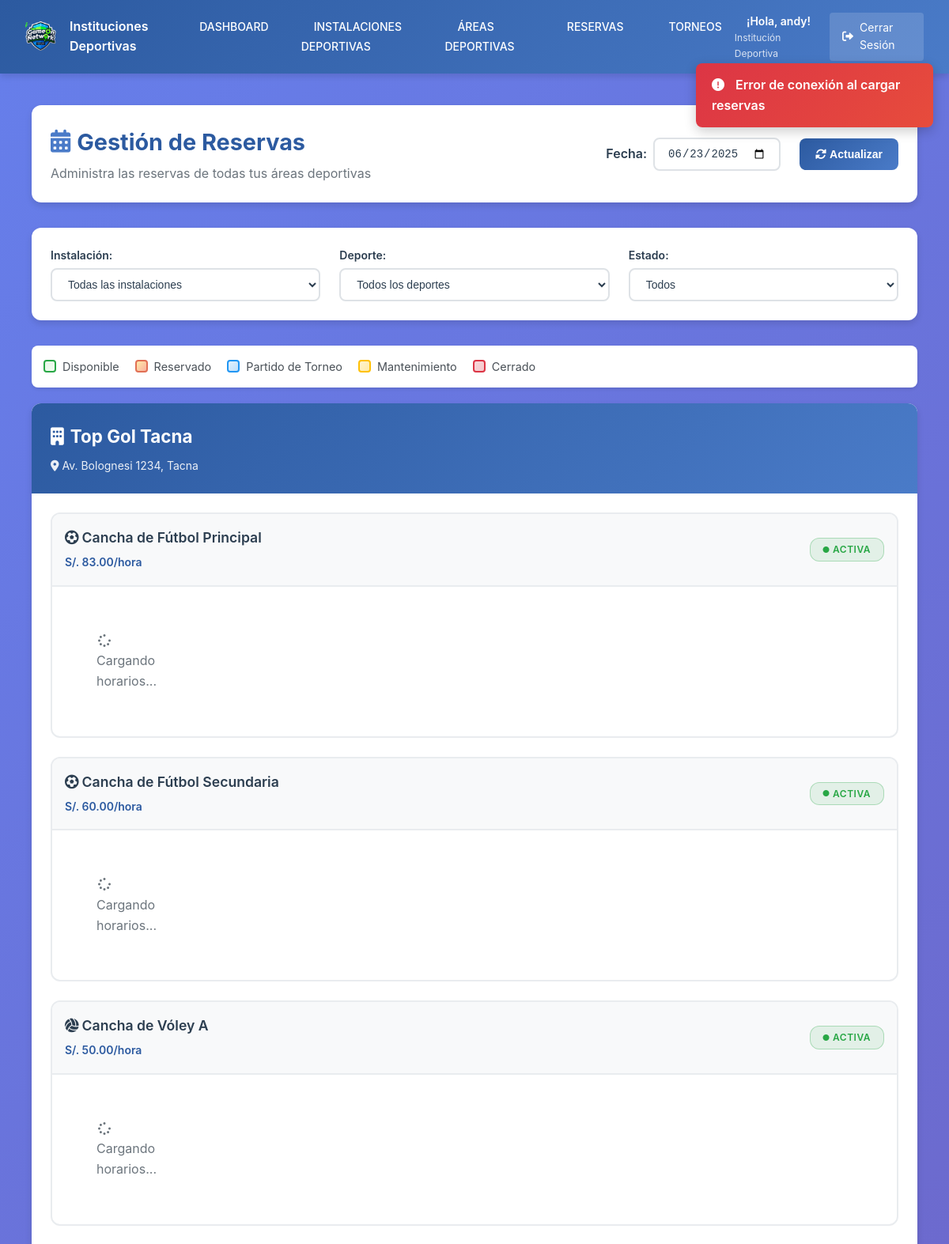
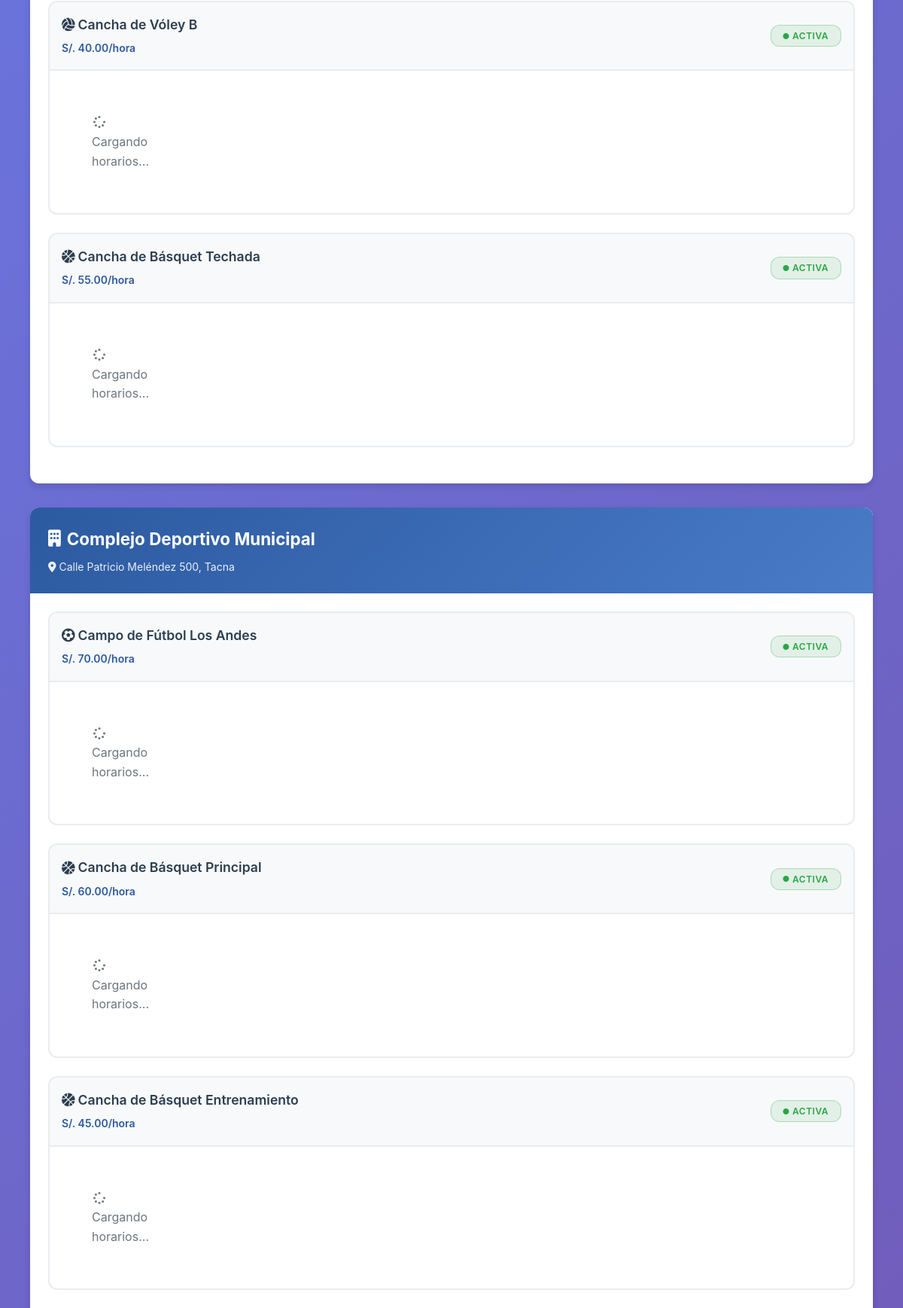
The page /Views/UserInsD/reservas.php (signed in, upper part) on the database its author committed (2 pictures, top to bottom).
### tables this page shows
CREATE TABLE IF NOT EXISTS `instituciones_deportivas` (
  `id` int NOT NULL AUTO_INCREMENT,
  `usuario_instalacion_id` int NOT NULL,
  `nombre` varchar(100) NOT NULL,
  `direccion` varchar(200) NOT NULL,
  `latitud` decimal(10,8) NOT NULL,
  `longitud` decimal(11,8) NOT NULL,
  `imagen` varchar(255) DEFAULT NULL,
  `tarifa` decimal(10,2) NOT NULL,
  `calificacion` decimal(3,2) DEFAULT '0.00',
  `telefono` varchar(20) NOT NULL,
  `email` varchar(100) NOT NULL,
  `descripcion` text,
  `estado` tinyint(1) NOT NULL DEFAULT '1',
  `creado_en` timestamp NOT NULL DEFAULT CURRENT_TIMESTAMP,
  PRIMARY KEY (`id`),
  KEY `usuario_instalacion_id` (`usuario_instalacion_id`),
  CONSTRAINT `instituciones_deportivas_ibfk_1` FOREIGN KEY (`usuario_instalacion_id`) REFERENCES `usuarios_instalaciones` (`id`) ON DELETE CASCADE
);

CREATE TABLE IF NOT EXISTS `areas_deportivas` (
  `id` int NOT NULL AUTO_INCREMENT,
  `institucion_deportiva_id` int NOT NULL,
  `deporte_id` int NOT NULL,
  `nombre_area` varchar(100) NOT NULL,
  `descripcion` text,
  `capacidad_jugadores` int DEFAULT NULL,
  `tarifa_por_hora` decimal(10,2) NOT NULL,
  `estado` enum('activa','mantenimiento','inactiva') DEFAULT 'activa',
  `imagen_area` varchar(255) DEFAULT NULL,
  `creado_en` timestamp NOT NULL DEFAULT CURRENT_TIMESTAMP,
  PRIMARY KEY (`id`),
  KEY `institucion_deportiva_id` (`institucion_deportiva_id`),
  KEY `deporte_id` (`deporte_id`),
  CONSTRAINT `areas_deportivas_ibfk_1` FOREIGN KEY (`institucion_deportiva_id`) REFERENCES `instituciones_deportivas` (`id`) ON DELETE CASCADE,
  CONSTRAINT `areas_deportivas_ibfk_2` FOREIGN KEY (`deporte_id`) REFERENCES `deportes` (`id`) ON DELETE CASCADE
);

### Models/InsDeporModel.php (called while the page is built, shortened)
<?php
require_once __DIR__ . '/../Config/database.php';
class InsDeporModel {
    private $conn;
    public function __construct() {
        $database = new Database();
        $this->conn = $database->getConnection();
    }
    public function getCalificacionPromedioInstalacion($instalacionId) {
        $query = "SELECT COUNT(*) as total_areas FROM areas_deportivas WHERE institucion_deportiva_id = ? AND estado = 'activa'";
        $stmt = $this->conn->prepare($query);
        $stmt->bind_param("i", $instalacionId);
        $stmt->execute();
        $result = $stmt->get_result();
        $data = $result->fetch_assoc();
        $totalAreas = $data['total_areas'];
        $calificacionSimulada = min(5.0, 3.5 + ($totalAreas * 0.3));
        return round($calificacionSimulada, 1);
    }
    public function getInstalacionesPorUsuario($usuarioInstalacionId) {
        $query = "SELECT id.*,
                         (SELECT COUNT(*) FROM areas_deportivas ad WHERE ad.institucion_deportiva_id = id.id AND ad.estado = 'activa') as total_areas,
                         (SELECT AVG(ad.tarifa_por_hora) FROM areas_deportivas ad WHERE ad.institucion_deportiva_id = id.id AND ad.estado = 'activa') as tarifa_promedio
                  FROM instituciones_deportivas id
                  WHERE id.usuario_instalacion_id = ? AND id.estado = 1";
        $stmt = $this->conn->prepare($query);
        $stmt->bind_param("i", $usuarioInstalacionId);
        $stmt->execute();
        $result = $stmt->get_result();
        $instalaciones = $this->fetchAllAssoc($result);
        foreach ($instalaciones as &$instalacion) {
            $instalacion['calificacion'] = $this->getCalificacionPromedioInstalacion($instalacion['id']);
        }
        return $instalaciones;
    }
    private function fetchAllAssoc($result) {
        $rows = [];
        if ($result) {
            while ($row = $result->fetch_assoc()) {
                $rows[] = $row;
            }
        }
        return $rows;
    }
}
?>

### Config/database.php (called while the page is built, shortened)
<?php
class Database {
    private $host;
    private $db_name;
    private $username;
    private $password;
    private $port;
    public function __construct() {
        if (isset($_ENV['MYSQL_HOST']) || getenv('MYSQL_HOST')) {
            $this->host = $_ENV['MYSQL_HOST'] ?? getenv('MYSQL_HOST');
            $this->db_name = $_ENV['MYSQL_DATABASE'] ?? getenv('MYSQL_DATABASE');
            $this->username = $_ENV['MYSQL_USER'] ?? getenv('MYSQL_USER');
            $this->password = $_ENV['MYSQL_PASSWORD'] ?? getenv('MYSQL_PASSWORD');
            $this->port = $_ENV['MYSQL_PORT'] ?? getenv('MYSQL_PORT') ?? 3306;
        } else {
            $this->host = "localhost";
            $this->db_name = "railway";
            $this->username = "root";
            $this->password = "";
            $this->port = 3306;
        }
    }
    public function getConnection() {
        $this->conn = null;
        try {
            $this->conn = new mysqli($this->host, $this->username, $this->password, $this->db_name, $this->port);
            $this->conn->set_charset("utf8");
        } catch(Exception $e) {
            echo "Error de conexión: " . $e->getMessage();
        }
        return $this->conn;
    }
}
?>

### Controllers/InsDeporController.php (called while the page is built, shortened)
<?php
require_once __DIR__ . '/../Models/InsDeporModel.php';
class InsDeporController {
    private $insDeporModel;
    public function __construct() {
        $this->insDeporModel = new InsDeporModel();
    }
    public function getInstalacionesPorUsuario($usuarioInstalacionId) {
        return $this->insDeporModel->getInstalacionesPorUsuario($usuarioInstalacionId);
    }
}
?>

### Models/AreasDeportivasModel.php (called while the page is built, shortened)
<?php
require_once __DIR__ . '/../Config/database.php';
class AreasDeportivasModel {
    private $conn;
    public function __construct() {
        $database = new Database();
        $this->conn = $database->getConnection();
    }
    private function fetchAllAssoc($result) {
        return $result->fetch_all(MYSQLI_ASSOC);
    }
    public function getAreasByInstitucion($institucionId) {
        $query = "SELECT ad.*, d.nombre as deporte_nombre, id.nombre as institucion_nombre
                  FROM areas_deportivas ad
                  INNER JOIN deportes d ON ad.deporte_id = d.id
                  INNER JOIN instituciones_deportivas id ON ad.institucion_deportiva_id = id.id
                  WHERE ad.institucion_deportiva_id = ?
                  ORDER BY ad.creado_en DESC";
        $stmt = $this->conn->prepare($query);
        $stmt->bind_param("i", $institucionId);
        $stmt->execute();
        $result = $stmt->get_result();
        return $this->fetchAllAssoc($result);
    }
}
?>

### Controllers/AreasDeportivasController.php (called while the page is built, shortened)
<?php
require_once __DIR__ . '/../Models/AreasDeportivasModel.php';
class AreasDeportivasController {
    private $areasModel;
    public function __construct() {
        $this->areasModel = new AreasDeportivasModel();
    }
    public function getAreasByInstitucion($institucionId) {
        return $this->areasModel->getAreasByInstitucion($institucionId);
    }
}
?>

### Views/UserInsD/reservas.php (the view, shortened to what this page needs)
<?php
require_once '../../Controllers/InsDeporController.php';
require_once '../../Controllers/AreasDeportivasController.php';
$insDeporController = new InsDeporController();
$areasController = new AreasDeportivasController();
$usuarioInstalacionId = $_SESSION['user_id'];
$misInstalaciones = $insDeporController->getInstalacionesPorUsuario($usuarioInstalacionId);
include_once 'header.php';
?>
<link rel="stylesheet" href="../../Public/cssInsDepor/reservas.css">
<div class="reservas-container">
    <div class="reservas-header">
        <div class="header-content">
            <h2><i class="fas fa-calendar-alt"></i> Gestión de Reservas</h2>
            <p>Administra las reservas de todas tus áreas deportivas</p>
        </div>
        <div class="header-actions">
            <div class="date-selector">
                <label for="fechaReservas">Fecha:</label>
                <input type="date" id="fechaReservas" name="fechaReservas" value="<?= date('Y-m-d') ?>">
            </div>
            <button class="btn-refresh" onclick="actualizarReservas()">
                <i class="fas fa-sync-alt"></i> Actualizar
            </button>
        </div>
    </div>
    <div class="filtros-reservas">
        <div class="filtro-instalacion">
            <label for="filtroInstalacion">Instalación:</label>
            <select id="filtroInstalacion" onchange="filtrarPorInstalacion()">
                <option value="">Todas las instalaciones</option>
            </select>
        </div>
        <div class="filtro-deporte">
            <label for="filtroDeporte">Deporte:</label>
            <select id="filtroDeporte" onchange="filtrarPorDeporte()">
                <option value="">Todos los deportes</option>
            </select>
        </div>
        <div class="filtro-estado">
            <label for="filtroEstado">Estado:</label>
            <select id="filtroEstado" onchange="filtrarPorEstado()">
                <option value="">Todos</option>
            </select>
        </div>
    </div>
    <div class="leyenda-reservas">
        <div class="leyenda-item">
            <div class="color-box disponible"></div>
            <span>Disponible</span>
        </div>
        <div class="leyenda-item">
            <div class="color-box ocupado"></div>
            <span>Reservado</span>
        </div>
        <div class="leyenda-item">
            <div class="color-box partido-torneo"></div>
            <span>Partido de Torneo</span>
        </div>
        <div class="leyenda-item">
            <div class="color-box mantenimiento"></div>
            <span>Mantenimiento</span>
        </div>
        <div class="leyenda-item">
            <div class="color-box cerrado"></div>
            <span>Cerrado</span>
        </div>
    </div>
    <div class="reservas-grid" id="reservasGrid">
        <?php if (!empty($misInstalaciones)): ?>
            <?php foreach ($misInstalaciones as $instalacion): ?>
                <div class="instalacion-reservas" data-instalacion-id="<?= $instalacion['id'] ?>">
                    <div class="instalacion-header">
                        <h3><i class="fas fa-building"></i> <?= htmlspecialchars($instalacion['nombre']) ?></h3>
                        <div class="instalacion-info">
                            <span class="direccion"><i class="fas fa-map-marker-alt"></i> <?= htmlspecialchars($instalacion['direccion']) ?></span>
                        </div>
                    </div>
                    <div class="areas-deportivas">
                        <?php
                        $areasDeportivas = $areasController->getAreasByInstitucion($instalacion['id']);
                        if (empty($areasDeportivas)):
                        ?>
                            <div class="no-areas">
                                <p>No hay áreas deportivas registradas para esta instalación</p>
                                <a href="areas_deportivas.php?instalacion=<?= $instalacion['id'] ?>" class="btn-primary">
                                    <i class="fas fa-plus"></i> Agregar Áreas
                                </a>
                            </div>
                        <?php else: ?>
                            <?php foreach ($areasDeportivas as $area):
                                $iconoDeporte = $area['deporte_id'] == 1 ? 'fas fa-futbol' :
                                              ($area['deporte_id'] == 2 ? 'fas fa-volleyball-ball' : 'fas fa-basketball-ball');
                                $nombreDeporte = $area['deporte_id'] == 1 ? 'futbol' :
                                               ($area['deporte_id'] == 2 ? 'voley' : 'basquet');
                            ?>
                            <div class="area-deportiva" data-area-id="<?= $area['id'] ?>" data-deporte="<?= $nombreDeporte ?>">
                                <div class="area-header">
                                    <div class="area-info">
                                        <h4><i class="<?= $iconoDeporte ?>"></i> <?= htmlspecialchars($area['nombre_area']) ?></h4>
                                        <span class="tarifa">S/. <?= number_format($area['tarifa_por_hora'], 2) ?>/hora</span>
                                    </div>
                                    <div class="area-estado <?= $area['estado'] === 'activa' ? 'activa' : 'mantenimiento' ?>">
                                        <i class="fas fa-<?= $area['estado'] === 'activa' ? 'circle' : 'tools' ?>"></i>
                                        <?= ucfirst($area['estado']) ?>
                                    </div>
                                </div>
                                <?php if ($area['estado'] === 'activa'): ?>
                                <div class="horarios-grid" data-area-id="<?= $area['id'] ?>">
                                    <div class="loading-horarios">
                                        <i class="fas fa-spinner fa-spin"></i>
                                        <p>Cargando horarios...</p>
                                    </div>
                                </div>
                                <?php endif; ?>
                            </div>
                            <?php endforeach; ?>
                        <?php endif; ?>
                    </div>
                </div>
            <?php endforeach; ?>
        <?php endif; ?>
    </div>
</div>
<?php include_once 'footer.php'; ?>

### Public/cssInsDepor/header_insd.css (style rules this page uses)
:root { --primary-color: #2c5aa0; --primary-light: #4a7bc8; --text-light: #ffffff; --spacing-sm: 8px; --spacing-md: 16px; --spacing-lg: 24px; --spacing-xl: 32px; --transition-base: 0.3s ease; --shadow-md: 0 4px 12px rgba(0,0,0,0.1); --radius-sm: 4px; }

### Public/cssInsDepor/dashboard_insd.css (style rules this page uses)
:root { --primary-color: #2c5aa0; --primary-light: #4a7bc8; --secondary-color: #00acc1; --success-color: #28a745; --warning-color: #ffc107; --danger-color: #dc3545; --info-color: #17a2b8; --bg-main: #f8f9fa; --bg-card: #ffffff; --bg-light: #f1f3f5; --border-color: #e9ecef; --border-light: #f1f3f5; --text-primary: #2c3e50; --text-secondary: #5a6c7d; --text-muted: #8e9aaf; --text-light: #ffffff; --spacing-xs: 4px; --spacing-sm: 8px; --spacing-md: 16px; --spacing-lg: 24px; --spacing-xl: 32px; --shadow-sm: 0 2px 4px rgba(0,0,0,0.06); --shadow-md: 0 4px 12px rgba(0,0,0,0.1); --shadow-lg: 0 8px 24px rgba(0,0,0,0.15); --radius-sm: 4px; --radius-md: 8px; --radius-lg: 12px; --radius-xl: 16px; --transition-base: 0.3s ease; }
* { margin: 0; padding: 0; box-sizing: border-box; }
body { font-family: 'Inter', 'Segoe UI', Tahoma, Geneva, Verdana, sans-serif; background-color: var(--bg-main); color: var(--text-primary); line-height: 1.6; }

### Public/cssInsDepor/footer_insd.css (style rules this page uses)
:root { --bg-card: #ffffff; --bg-light: #f1f3f5; --border-color: #e9ecef; --primary-color: #2c5aa0; --secondary-color: #00acc1; --text-primary: #2c3e50; --text-secondary: #5a6c7d; --text-muted: #8e9aaf; --text-light: #ffffff; --spacing-sm: 8px; --spacing-md: 16px; --spacing-lg: 24px; --spacing-xl: 32px; --transition-base: 0.3s ease; --radius-md: 8px; }

### rows shown on the page
instituciones_deportivas: nombre "Top Gol Tacna", direccion "Av. Bolognesi 1234, Tacna"
areas_deportivas: nombre_area "Cancha de Fútbol Principal", tarifa_por_hora "83.00", estado "ACTIVA"
areas_deportivas: nombre_area "Cancha de Fútbol Secundaria", tarifa_por_hora "60.00", estado "ACTIVA"
areas_deportivas: nombre_area "Cancha de Vóley A", tarifa_por_hora "50.00", estado "ACTIVA"
areas_deportivas: nombre_area "Cancha de Vóley B", tarifa_por_hora "40.00", estado "ACTIVA"
areas_deportivas: nombre_area "Cancha de Básquet Techada", tarifa_por_hora "55.00", estado "ACTIVA"
instituciones_deportivas: nombre "Complejo Deportivo Municipal", direccion "Calle Patricio Meléndez 500, Tacna"
areas_deportivas: nombre_area "Campo de Fútbol Los Andes", tarifa_por_hora "70.00", estado "ACTIVA"
areas_deportivas: nombre_area "Cancha de Básquet Principal", tarifa_por_hora "60.00", estado "ACTIVA"
areas_deportivas: nombre_area "Cancha de Básquet Entrenamiento", tarifa_por_hora "45.00", estado "ACTIVA"

### other values the page prints
$_SESSION['username'] "andy"
